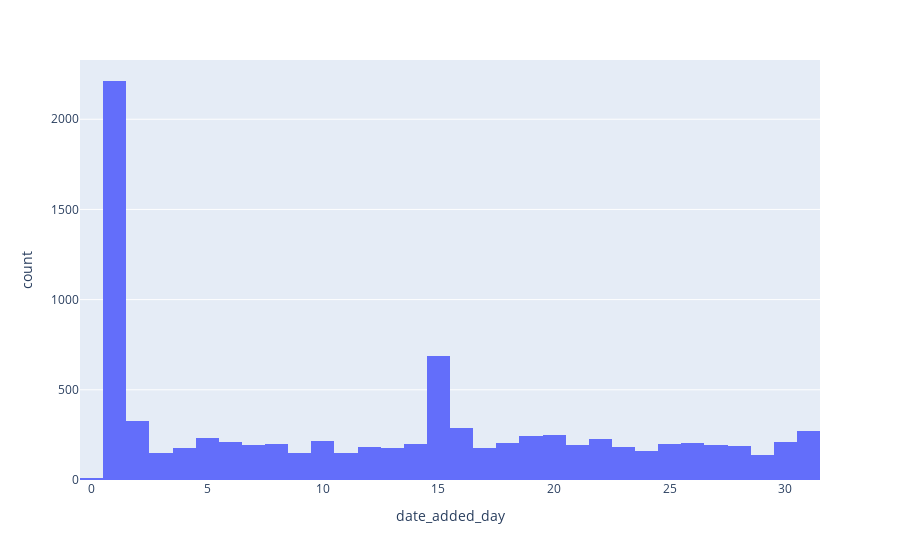

Notebook cell for this chart:
### Code cell
px.histogram(data_import, x="date_added_day") #Looks like 1st and 15th are the most common days that movies are added to Netflix libraries.

### Figure 1 — Plotly figure (JSON) as saved in the notebook; plotly's stock layout.template omitted (floating-point values rounded to 4 significant figures; data arrays with more than 128 entries replaced by an {"elided": "..."} marker saying what was removed)
{"data": [{"alignmentgroup": "True", "bingroup": "x", "hovertemplate": "date_added_day=%{x}<br>count=%{y}<extra></extra>", "legendgroup": "", "marker": {"color": "#636efa", "pattern": {"shape": ""}}, "name": "", "offsetgroup": "", "orientation": "v", "showlegend": false, "type": "histogram", "x": {"elided": "8807 int values"}, "xaxis": "x", "yaxis": "y"}], "layout": {"barmode": "relative", "legend": {"tracegroupgap": 0}, "margin": {"t": 60}, "xaxis": {"anchor": "y", "domain": [0, 1], "title": {"text": "date_added_day"}}, "yaxis": {"anchor": "x", "domain": [0, 1], "title": {"text": "count"}}}}
